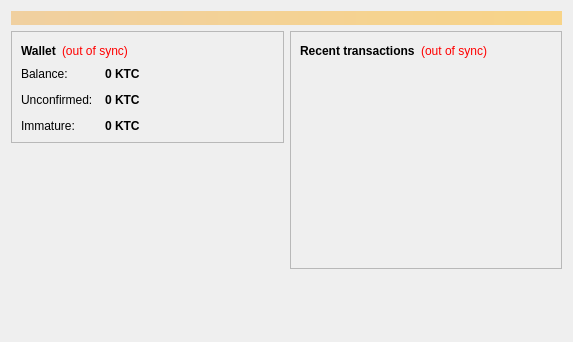
<?xml version="1.0" encoding="UTF-8"?>
<ui version="4.0">
 <class>OverviewPage</class>
 <widget class="QWidget" name="OverviewPage">
  <property name="geometry">
   <rect>
    <x>0</x>
    <y>0</y>
    <width>573</width>
    <height>342</height>
   </rect>
  </property>
  <property name="windowTitle">
   <string>Form</string>
  </property>
  <layout class="QVBoxLayout" name="topLayout">
   <item>
    <widget class="QLabel" name="labelAlerts">
     <property name="visible">
      <bool>false</bool>
     </property>
     <property name="styleSheet">
      <string notr="true">background-color: qlineargradient(x1: 0, y1: 0, x2: 1, y2: 0, stop:0 #F0D0A0, stop:1 #F8D488); color:#000000;</string>
     </property>
     <property name="wordWrap">
      <bool>true</bool>
     </property>
     <property name="margin">
      <number>3</number>
     </property>
    </widget>
   </item>
   <item>
    <layout class="QHBoxLayout" name="horizontalLayout" stretch="1,1">
     <item>
      <layout class="QVBoxLayout" name="verticalLayout_2">
       <item>
        <widget class="QFrame" name="frame">
         <property name="frameShape">
          <enum>QFrame::StyledPanel</enum>
         </property>
         <property name="frameShadow">
          <enum>QFrame::Raised</enum>
         </property>
         <layout class="QVBoxLayout" name="verticalLayout_4">
          <item>
           <layout class="QHBoxLayout" name="horizontalLayout_4">
            <item>
             <widget class="QLabel" name="label_5">
              <property name="font">
               <font>
                <weight>75</weight>
                <bold>true</bold>
               </font>
              </property>
              <property name="text">
               <string>Wallet</string>
              </property>
             </widget>
            </item>
            <item>
             <widget class="QLabel" name="labelWalletStatus">
              <property name="toolTip">
               <string>The displayed information may be out of date. Your wallet automatically synchronizes with the Kittycoin network after a connection is established, but this process has not completed yet.</string>
              </property>
              <property name="styleSheet">
               <string notr="true">QLabel { color: red; }</string>
              </property>
              <property name="text">
               <string notr="true">(out of sync)</string>
              </property>
              <property name="alignment">
               <set>Qt::AlignLeading|Qt::AlignLeft|Qt::AlignVCenter</set>
              </property>
             </widget>
            </item>
            <item>
             <spacer name="horizontalSpacer_2">
              <property name="orientation">
               <enum>Qt::Horizontal</enum>
              </property>
              <property name="sizeHint" stdset="0">
               <size>
                <width>40</width>
                <height>20</height>
               </size>
              </property>
             </spacer>
            </item>
           </layout>
          </item>
          <item>
           <layout class="QFormLayout" name="formLayout_2">
            <property name="fieldGrowthPolicy">
             <enum>QFormLayout::AllNonFixedFieldsGrow</enum>
            </property>
            <property name="horizontalSpacing">
             <number>12</number>
            </property>
            <property name="verticalSpacing">
             <number>12</number>
            </property>
            <item row="0" column="0">
             <widget class="QLabel" name="label">
              <property name="text">
               <string>Balance:</string>
              </property>
             </widget>
            </item>
            <item row="0" column="1">
             <widget class="QLabel" name="labelBalance">
              <property name="font">
               <font>
                <weight>75</weight>
                <bold>true</bold>
               </font>
              </property>
              <property name="cursor">
               <cursorShape>IBeamCursor</cursorShape>
              </property>
              <property name="toolTip">
               <string>Your current balance</string>
              </property>
              <property name="text">
               <string notr="true">0 KTC</string>
              </property>
              <property name="textInteractionFlags">
               <set>Qt::LinksAccessibleByMouse|Qt::TextSelectableByKeyboard|Qt::TextSelectableByMouse</set>
              </property>
             </widget>
            </item>
            <item row="1" column="0">
             <widget class="QLabel" name="label_3">
              <property name="text">
               <string>Unconfirmed:</string>
              </property>
             </widget>
            </item>
            <item row="1" column="1">
             <widget class="QLabel" name="labelUnconfirmed">
              <property name="font">
               <font>
                <weight>75</weight>
                <bold>true</bold>
               </font>
              </property>
              <property name="cursor">
               <cursorShape>IBeamCursor</cursorShape>
              </property>
              <property name="toolTip">
               <string>Total of transactions that have yet to be confirmed, and do not yet count toward the current balance</string>
              </property>
              <property name="text">
               <string notr="true">0 KTC</string>
              </property>
              <property name="textInteractionFlags">
               <set>Qt::LinksAccessibleByMouse|Qt::TextSelectableByKeyboard|Qt::TextSelectableByMouse</set>
              </property>
             </widget>
            </item>
            <item row="2" column="0">
             <widget class="QLabel" name="labelImmatureText">
              <property name="text">
               <string>Immature:</string>
              </property>
             </widget>
            </item>
            <item row="2" column="1">
             <widget class="QLabel" name="labelImmature">
              <property name="font">
               <font>
                <weight>75</weight>
                <bold>true</bold>
               </font>
              </property>
              <property name="toolTip">
               <string>Mined balance that has not yet matured</string>
              </property>
              <property name="text">
               <string notr="true">0 KTC</string>
              </property>
              <property name="textInteractionFlags">
               <set>Qt::LinksAccessibleByMouse|Qt::TextSelectableByKeyboard|Qt::TextSelectableByMouse</set>
              </property>
             </widget>
            </item>
           </layout>
          </item>
         </layout>
        </widget>
       </item>
       <item>
        <spacer name="verticalSpacer">
         <property name="orientation">
          <enum>Qt::Vertical</enum>
         </property>
         <property name="sizeHint" stdset="0">
          <size>
           <width>20</width>
           <height>40</height>
          </size>
         </property>
        </spacer>
       </item>
      </layout>
     </item>
     <item>
      <layout class="QVBoxLayout" name="verticalLayout_3">
       <item>
        <widget class="QFrame" name="frame_2">
         <property name="frameShape">
          <enum>QFrame::StyledPanel</enum>
         </property>
         <property name="frameShadow">
          <enum>QFrame::Raised</enum>
         </property>
         <layout class="QVBoxLayout" name="verticalLayout">
          <item>
           <layout class="QHBoxLayout" name="horizontalLayout_2">
            <item>
             <widget class="QLabel" name="label_4">
              <property name="text">
               <string>&lt;b&gt;Recent transactions&lt;/b&gt;</string>
              </property>
             </widget>
            </item>
            <item>
             <widget class="QLabel" name="labelTransactionsStatus">
              <property name="toolTip">
               <string>The displayed information may be out of date. Your wallet automatically synchronizes with the Kittycoin network after a connection is established, but this process has not completed yet.</string>
              </property>
              <property name="styleSheet">
               <string notr="true">QLabel { color: red; }</string>
              </property>
              <property name="text">
               <string notr="true">(out of sync)</string>
              </property>
              <property name="alignment">
               <set>Qt::AlignRight|Qt::AlignTrailing|Qt::AlignVCenter</set>
              </property>
             </widget>
            </item>
            <item>
             <spacer name="horizontalSpacer">
              <property name="orientation">
               <enum>Qt::Horizontal</enum>
              </property>
              <property name="sizeHint" stdset="0">
               <size>
                <width>40</width>
                <height>20</height>
               </size>
              </property>
             </spacer>
            </item>
           </layout>
          </item>
          <item>
           <widget class="QListView" name="listTransactions">
            <property name="styleSheet">
             <string notr="true">QListView { background: transparent; }</string>
            </property>
            <property name="frameShape">
             <enum>QFrame::NoFrame</enum>
            </property>
            <property name="verticalScrollBarPolicy">
             <enum>Qt::ScrollBarAlwaysOff</enum>
            </property>
            <property name="horizontalScrollBarPolicy">
             <enum>Qt::ScrollBarAlwaysOff</enum>
            </property>
            <property name="selectionMode">
             <enum>QAbstractItemView::NoSelection</enum>
            </property>
           </widget>
          </item>
         </layout>
        </widget>
       </item>
       <item>
        <spacer name="verticalSpacer_2">
         <property name="orientation">
          <enum>Qt::Vertical</enum>
         </property>
         <property name="sizeHint" stdset="0">
          <size>
           <width>20</width>
           <height>40</height>
          </size>
         </property>
        </spacer>
       </item>
      </layout>
     </item>
    </layout>
   </item>
  </layout>
 </widget>
 <resources/>
 <connections/>
</ui>
